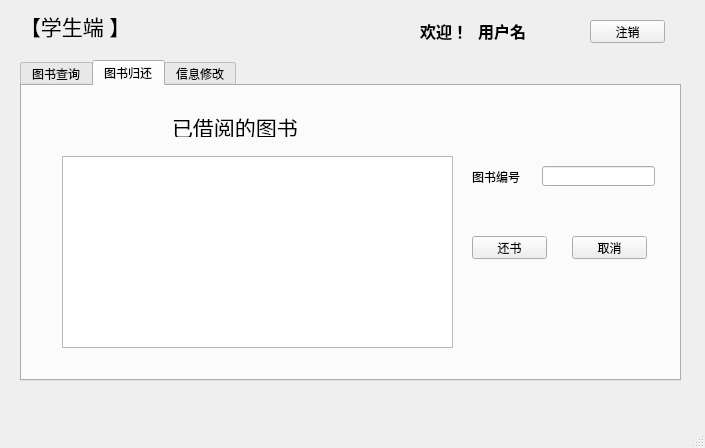
<?xml version="1.0" encoding="UTF-8"?>
<ui version="4.0">
 <class>MainWindow</class>
 <widget class="QMainWindow" name="MainWindow">
  <property name="geometry">
   <rect>
    <x>0</x>
    <y>0</y>
    <width>705</width>
    <height>448</height>
   </rect>
  </property>
  <property name="windowTitle">
   <string>MainWindow</string>
  </property>
  <widget class="QWidget" name="centralwidget">
   <widget class="QLabel" name="label">
    <property name="geometry">
     <rect>
      <x>20</x>
      <y>0</y>
      <width>111</width>
      <height>51</height>
     </rect>
    </property>
    <property name="font">
     <font>
      <family>Agency FB</family>
      <pointsize>16</pointsize>
     </font>
    </property>
    <property name="text">
     <string>【学生端 】</string>
    </property>
   </widget>
   <widget class="QPushButton" name="pushButton_exit">
    <property name="geometry">
     <rect>
      <x>590</x>
      <y>20</y>
      <width>75</width>
      <height>23</height>
     </rect>
    </property>
    <property name="text">
     <string>注销</string>
    </property>
   </widget>
   <widget class="QTabWidget" name="tabWidget">
    <property name="geometry">
     <rect>
      <x>20</x>
      <y>60</y>
      <width>661</width>
      <height>321</height>
     </rect>
    </property>
    <property name="currentIndex">
     <number>1</number>
    </property>
    <widget class="QWidget" name="tab">
     <attribute name="title">
      <string>图书查询</string>
     </attribute>
     <widget class="QTableWidget" name="tableWidget">
      <property name="geometry">
       <rect>
        <x>30</x>
        <y>140</y>
        <width>591</width>
        <height>141</height>
       </rect>
      </property>
     </widget>
     <widget class="QLabel" name="label_4">
      <property name="geometry">
       <rect>
        <x>40</x>
        <y>30</y>
        <width>54</width>
        <height>12</height>
       </rect>
      </property>
      <property name="text">
       <string>图书编号</string>
      </property>
     </widget>
     <widget class="QLineEdit" name="lineEdit_bno">
      <property name="geometry">
       <rect>
        <x>110</x>
        <y>30</y>
        <width>113</width>
        <height>20</height>
       </rect>
      </property>
     </widget>
     <widget class="QLineEdit" name="lineEdit_press1">
      <property name="geometry">
       <rect>
        <x>110</x>
        <y>70</y>
        <width>113</width>
        <height>20</height>
       </rect>
      </property>
     </widget>
     <widget class="QLabel" name="label_5">
      <property name="geometry">
       <rect>
        <x>40</x>
        <y>71</y>
        <width>54</width>
        <height>21</height>
       </rect>
      </property>
      <property name="text">
       <string>出版社</string>
      </property>
     </widget>
     <widget class="QLabel" name="label_6">
      <property name="geometry">
       <rect>
        <x>280</x>
        <y>30</y>
        <width>54</width>
        <height>20</height>
       </rect>
      </property>
      <property name="text">
       <string>书名</string>
      </property>
     </widget>
     <widget class="QLabel" name="label_7">
      <property name="geometry">
       <rect>
        <x>280</x>
        <y>70</y>
        <width>54</width>
        <height>12</height>
       </rect>
      </property>
      <property name="text">
       <string>作者</string>
      </property>
     </widget>
     <widget class="QLineEdit" name="lineEdit_bname">
      <property name="geometry">
       <rect>
        <x>340</x>
        <y>30</y>
        <width>113</width>
        <height>20</height>
       </rect>
      </property>
     </widget>
     <widget class="QLineEdit" name="lineEdit_author">
      <property name="geometry">
       <rect>
        <x>340</x>
        <y>70</y>
        <width>113</width>
        <height>20</height>
       </rect>
      </property>
     </widget>
     <widget class="QPushButton" name="pushButton_search">
      <property name="geometry">
       <rect>
        <x>500</x>
        <y>30</y>
        <width>75</width>
        <height>23</height>
       </rect>
      </property>
      <property name="text">
       <string>查询</string>
      </property>
     </widget>
     <widget class="QCheckBox" name="checkBox_bno">
      <property name="geometry">
       <rect>
        <x>90</x>
        <y>110</y>
        <width>71</width>
        <height>16</height>
       </rect>
      </property>
      <property name="text">
       <string>图书编号</string>
      </property>
     </widget>
     <widget class="QCheckBox" name="checkBox_bname">
      <property name="geometry">
       <rect>
        <x>190</x>
        <y>110</y>
        <width>71</width>
        <height>16</height>
       </rect>
      </property>
      <property name="text">
       <string>书名</string>
      </property>
     </widget>
     <widget class="QCheckBox" name="checkBox_author">
      <property name="geometry">
       <rect>
        <x>290</x>
        <y>110</y>
        <width>71</width>
        <height>16</height>
       </rect>
      </property>
      <property name="text">
       <string>作者</string>
      </property>
     </widget>
     <widget class="QCheckBox" name="checkBox_press">
      <property name="geometry">
       <rect>
        <x>380</x>
        <y>110</y>
        <width>71</width>
        <height>16</height>
       </rect>
      </property>
      <property name="text">
       <string>出版社</string>
      </property>
     </widget>
     <widget class="QPushButton" name="pushButton_borrow">
      <property name="geometry">
       <rect>
        <x>500</x>
        <y>70</y>
        <width>75</width>
        <height>23</height>
       </rect>
      </property>
      <property name="text">
       <string>借阅</string>
      </property>
     </widget>
    </widget>
    <widget class="QWidget" name="tab_2">
     <attribute name="title">
      <string>图书归还</string>
     </attribute>
     <widget class="QTableWidget" name="tableWidget_2">
      <property name="geometry">
       <rect>
        <x>40</x>
        <y>70</y>
        <width>391</width>
        <height>192</height>
       </rect>
      </property>
     </widget>
     <widget class="QLabel" name="label_14">
      <property name="geometry">
       <rect>
        <x>150</x>
        <y>30</y>
        <width>131</width>
        <height>21</height>
       </rect>
      </property>
      <property name="font">
       <font>
        <family>Agency FB</family>
        <pointsize>16</pointsize>
       </font>
      </property>
      <property name="text">
       <string>已借阅的图书</string>
      </property>
     </widget>
     <widget class="QLabel" name="label_15">
      <property name="geometry">
       <rect>
        <x>450</x>
        <y>80</y>
        <width>61</width>
        <height>21</height>
       </rect>
      </property>
      <property name="text">
       <string>图书编号</string>
      </property>
     </widget>
     <widget class="QLineEdit" name="lineEdit_Bno2">
      <property name="geometry">
       <rect>
        <x>520</x>
        <y>80</y>
        <width>113</width>
        <height>20</height>
       </rect>
      </property>
     </widget>
     <widget class="QPushButton" name="pushButton_back">
      <property name="geometry">
       <rect>
        <x>450</x>
        <y>150</y>
        <width>75</width>
        <height>23</height>
       </rect>
      </property>
      <property name="text">
       <string>还书</string>
      </property>
     </widget>
     <widget class="QPushButton" name="pushButton_cancel1">
      <property name="geometry">
       <rect>
        <x>550</x>
        <y>150</y>
        <width>75</width>
        <height>23</height>
       </rect>
      </property>
      <property name="text">
       <string>取消</string>
      </property>
     </widget>
    </widget>
    <widget class="QWidget" name="tab_4">
     <attribute name="title">
      <string>信息修改</string>
     </attribute>
     <widget class="QLabel" name="label_name">
      <property name="geometry">
       <rect>
        <x>60</x>
        <y>40</y>
        <width>54</width>
        <height>12</height>
       </rect>
      </property>
      <property name="text">
       <string>姓名</string>
      </property>
     </widget>
     <widget class="QLineEdit" name="lineEdit_Rname">
      <property name="geometry">
       <rect>
        <x>130</x>
        <y>40</y>
        <width>113</width>
        <height>20</height>
       </rect>
      </property>
     </widget>
     <widget class="QLineEdit" name="lineEdit_phone">
      <property name="geometry">
       <rect>
        <x>130</x>
        <y>110</y>
        <width>113</width>
        <height>20</height>
       </rect>
      </property>
     </widget>
     <widget class="QLineEdit" name="lineEdit_7">
      <property name="geometry">
       <rect>
        <x>410</x>
        <y>40</y>
        <width>113</width>
        <height>20</height>
       </rect>
      </property>
     </widget>
     <widget class="QLineEdit" name="lineEdit_username">
      <property name="geometry">
       <rect>
        <x>410</x>
        <y>110</y>
        <width>113</width>
        <height>20</height>
       </rect>
      </property>
     </widget>
     <widget class="QLabel" name="label_age">
      <property name="geometry">
       <rect>
        <x>340</x>
        <y>40</y>
        <width>54</width>
        <height>12</height>
       </rect>
      </property>
      <property name="text">
       <string>年龄</string>
      </property>
     </widget>
     <widget class="QLabel" name="label_10">
      <property name="geometry">
       <rect>
        <x>60</x>
        <y>110</y>
        <width>54</width>
        <height>12</height>
       </rect>
      </property>
      <property name="text">
       <string>电话号码</string>
      </property>
     </widget>
     <widget class="QLabel" name="label_11">
      <property name="geometry">
       <rect>
        <x>60</x>
        <y>180</y>
        <width>54</width>
        <height>12</height>
       </rect>
      </property>
      <property name="text">
       <string>旧密码</string>
      </property>
     </widget>
     <widget class="QLabel" name="label_12">
      <property name="geometry">
       <rect>
        <x>340</x>
        <y>110</y>
        <width>54</width>
        <height>12</height>
       </rect>
      </property>
      <property name="text">
       <string>用户名</string>
      </property>
     </widget>
     <widget class="QLineEdit" name="lineEdit_pwd">
      <property name="geometry">
       <rect>
        <x>130</x>
        <y>180</y>
        <width>113</width>
        <height>20</height>
       </rect>
      </property>
     </widget>
     <widget class="QLineEdit" name="lineEdit_newpwd">
      <property name="geometry">
       <rect>
        <x>410</x>
        <y>180</y>
        <width>113</width>
        <height>20</height>
       </rect>
      </property>
     </widget>
     <widget class="QLabel" name="label_13">
      <property name="geometry">
       <rect>
        <x>340</x>
        <y>180</y>
        <width>54</width>
        <height>12</height>
       </rect>
      </property>
      <property name="text">
       <string>新密码</string>
      </property>
     </widget>
     <widget class="QPushButton" name="pushButton_enter">
      <property name="geometry">
       <rect>
        <x>200</x>
        <y>250</y>
        <width>75</width>
        <height>23</height>
       </rect>
      </property>
      <property name="text">
       <string>确定</string>
      </property>
     </widget>
     <widget class="QPushButton" name="pushButton_cancel2">
      <property name="geometry">
       <rect>
        <x>370</x>
        <y>250</y>
        <width>75</width>
        <height>23</height>
       </rect>
      </property>
      <property name="text">
       <string>取消</string>
      </property>
     </widget>
    </widget>
   </widget>
   <widget class="QWidget" name="layoutWidget">
    <property name="geometry">
     <rect>
      <x>420</x>
      <y>20</y>
      <width>110</width>
      <height>22</height>
     </rect>
    </property>
    <layout class="QHBoxLayout" name="horizontalLayout">
     <item>
      <widget class="QLabel" name="label_2">
       <property name="font">
        <font>
         <family>Agency FB</family>
         <pointsize>12</pointsize>
         <weight>75</weight>
         <bold>true</bold>
        </font>
       </property>
       <property name="text">
        <string>欢迎！</string>
       </property>
      </widget>
     </item>
     <item>
      <widget class="QLabel" name="label_username">
       <property name="font">
        <font>
         <family>Agency FB</family>
         <pointsize>12</pointsize>
         <weight>75</weight>
         <bold>true</bold>
        </font>
       </property>
       <property name="text">
        <string>用户名</string>
       </property>
      </widget>
     </item>
    </layout>
   </widget>
  </widget>
  <widget class="QMenuBar" name="menubar">
   <property name="geometry">
    <rect>
     <x>0</x>
     <y>0</y>
     <width>705</width>
     <height>23</height>
    </rect>
   </property>
  </widget>
  <widget class="QStatusBar" name="statusbar"/>
 </widget>
 <resources/>
 <connections/>
</ui>
